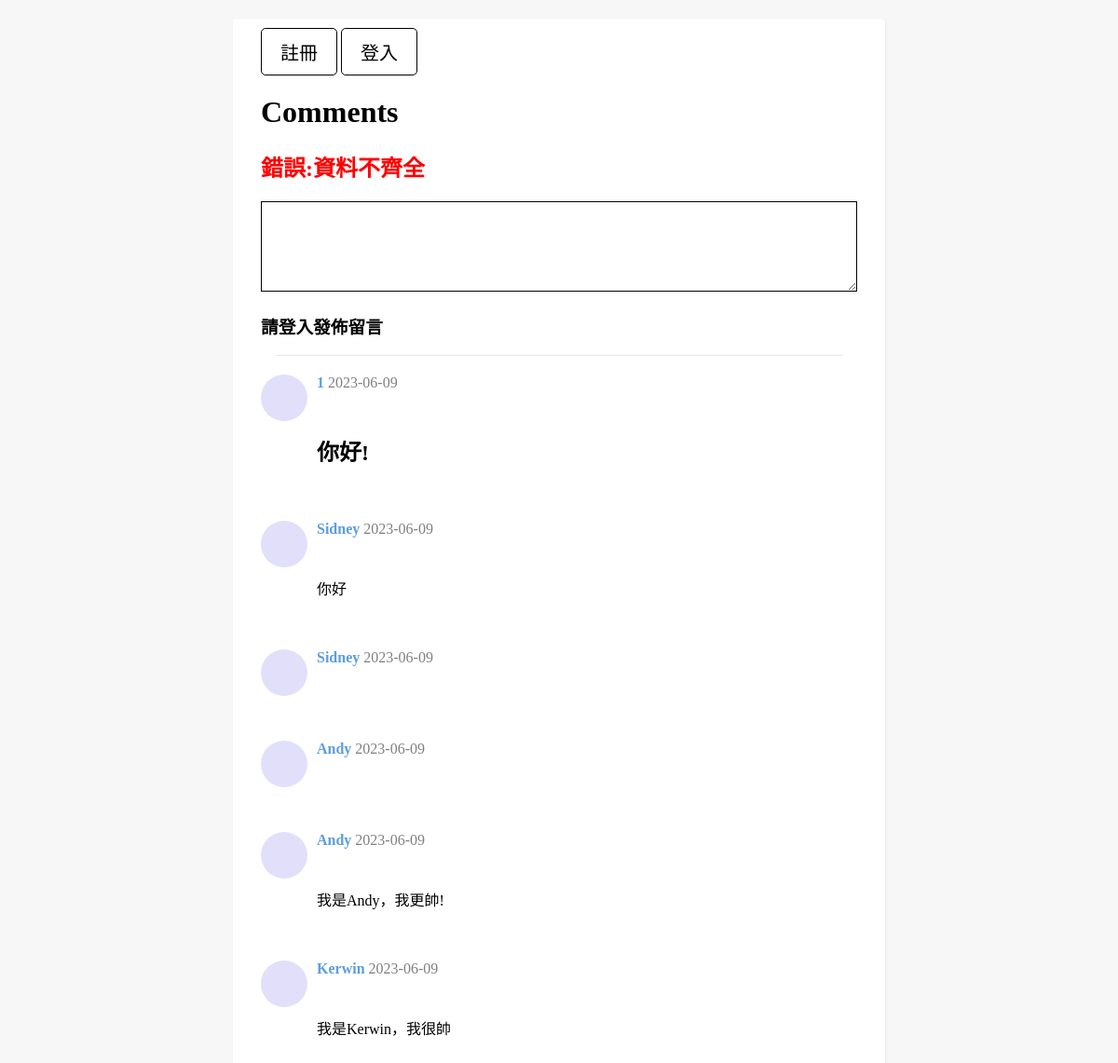
The page /index.php?errCode=1 on the database its author committed.
### tables this page shows
CREATE TABLE `comments` (
  `id` int(128) NOT NULL,
  `nickname` varchar(128) NOT NULL,
  `content` varchar(128) NOT NULL,
  `created_at` date NOT NULL DEFAULT current_timestamp()
);

### index.php (the view, shortened to what this page needs)
<?php
  require_once("utils.php");
  $username=NULL;
  $result = $conn->query("select * from comments order by id desc");
?>
<!DOCTYPE html>
<html lang="en">
<head>
  <link rel="stylesheet" href="style.css">
</head>
<body>
  <main class="board">
    <?php if(!$username){ ?>
    <div>
    <a class="board_btn" href="register.php">註冊</a>
    <a class="board_btn" href="login.php">登入</a>
    </div>
    <?php } ?>
    <h1 class="board_title">Comments</h1>
    <?php
      if(!empty($_GET['errCode'])){
        $code = $_GET['errCode'];
        $msg='Error';
        if($code==1){
          $msg = '資料不齊全';
        }
        echo '<h2 class="error">錯誤:'.$msg.'</h2>';
      }
    ?>
    <form class="board_new-comment-form" method="POST" action="handle_add_comments.php">
      <textarea name="content" rows="5"></textarea>
      <?php if($username){ ?>
      <input class="board_submit_btn" type="submit">
    </form>
    <?php } else{ ?>
      <h3>請登入發佈留言</h3>
    <?php } ?>
    <div class="board_hr"></div>
    <section>
    <?php
      while($row = $result->fetch_assoc()){
    ?>
      <div class="card">
        <div class="card_avatar">
        </div>
        <div class="card_body">
          <div class="_info">
            <span class="card_author">
              <?php echo $row['nickname'];?>
            </span>
            <span class="card_time">
              <?php echo $row['created_at'];?>
            </span>
          </div>
          <div class="card_content">
            <p><?php echo $row['content'];?></p>
          </div>
        </div>
      </div>
      <?php }?>
    </section>
  </main>
</body>
</html>

### style.css (style rules this page uses)
* { box-sizing:border-box }
body { margin:0; background-color:#f7f7f7; }
.board { background:white; width:100%; max-width: 700px; margin:20px auto; padding:10px 30px; box-shadow: 1px 1px 3px #e8e8e8; border-radius: 5px; }
.board_new-comment-form textarea { width:100%; padding:10px; border:1px solid black; box-sizing:border-box; }
.board_hr { margin: 10px auto; height:1px; background:#e8e8e8; max-width: 95%; }
.card { margin:20px 0; min-height:70px; display:flex; }
.card_avatar { min-width:50px; width:50px; height:50px; border-radius: 50%; background:#e2dffb; }
.card_body { margin-left:10px; }
.card_content { margin-top:8px; max-width:100%; word-break: break-word; white-space: pre-line; }
.card_author { color: #5c9edc; font-weight:bold; max-width: 100px; display: inline; overflow: hidden; }
.card_time { color:gray; }
.error { color:red; }
.board_btn { padding:10px 20px; border:1px solid black; border-radius:5px; color:black; font-size:20px; background-color: white; min-width:20px; text-decoration: none; display: inline-block; }

### rows shown on the page
comments: nickname "1", created_at "2023-06-09", content "你好!"
comments: nickname "Sidney", created_at "2023-06-09", content "你好"
comments: nickname "Sidney", created_at "2023-06-09"
comments: nickname "Andy", created_at "2023-06-09"
comments: nickname "Andy", created_at "2023-06-09", content "我是Andy，我更帥!"
comments: nickname "Kerwin", created_at "2023-06-09", content "我是Kerwin，我很帥"

### other values the page prints
$msg "資料不齊全"
